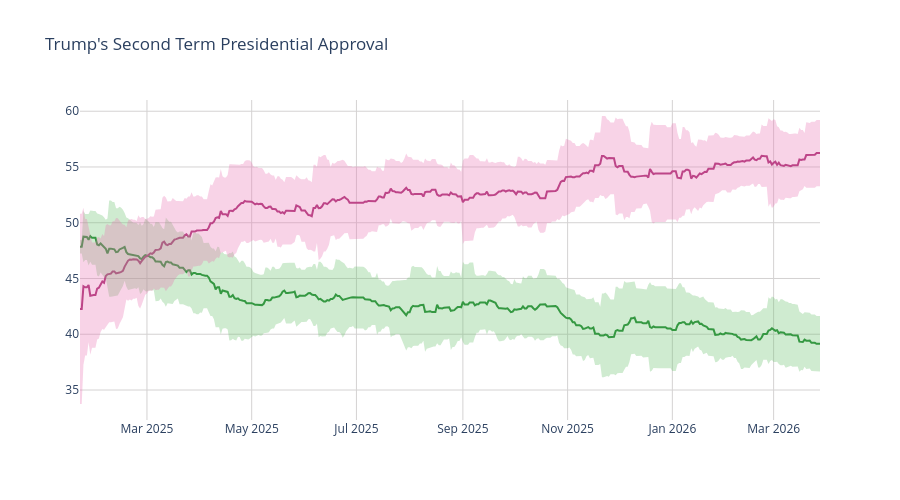

The notebook cell saved with this chart:
### Code cell
disappr_ci_hex = "#e86eaf"
appr_ci_hex = "#60be65"
disappr_ci_rgba = "rgba(232, 110, 175, 0.3)"
appr_ci_rgba = "rgba(96, 190, 101, 0.3)"
grid_col = "#d4d2d2"


# Approve
fig = go.Figure(go.Scatter(
    x=pres['end_date'],
    y=pres['approve'],
    hovertemplate="%{y:.2f}%",
    name="<b>Approve</b>",
    line=dict(color="#228833"),
    showlegend=False
))

# Disapprove
fig.add_trace(go.Scatter(
    x=pres['end_date'],
    y=pres['disapprove'],
    hovertemplate="%{y:.2f}%",
    name="<b>Disapprove</b>",
    line=dict(color="#aa3377"),
    showlegend=False
    )
)

# Approve CI
fig.add_traces([

    # Upper bound
    go.Scatter(
        x=pres['end_date'],
        y=pres['approve_upper_ci'],
        marker=dict(color=appr_ci_hex),
        line=dict(width=0),
        mode='lines',
        showlegend=False,
        hoverinfo="skip"
    ),

    # Lower bound
    go.Scatter(
        x=pres['end_date'],
        y=pres['approve_lower_ci'],
        marker=dict(color=appr_ci_hex),
        line=dict(width=0),
        mode='lines',
        fillcolor=appr_ci_rgba,
        fill="tonexty",
        showlegend=False,
        hoverinfo="skip"
    )
])

# Disapprove CI
fig.add_traces([

    # Upper bound
    go.Scatter(
        x=pres['end_date'],
        y=pres['disapprove_upper_ci'],
        marker=dict(color=disappr_ci_hex),
        line=dict(width=0),
        mode='lines',
        showlegend=False,
        hoverinfo="skip"
    ),

    # Lower bound
    go.Scatter(
        x=pres['end_date'],
        y=pres['disapprove_lower_ci'],
        marker=dict(color=disappr_ci_hex),
        line=dict(width=0),
        mode='lines',
        fillcolor=disappr_ci_rgba,
        fill="tonexty",
        showlegend=False,
        hoverinfo="skip"
    )
])

fig.update_layout(
    title=dict(text="Trump's Second Term Presidential Approval"),
    hovermode="x"
)

fig.update_xaxes(gridcolor=grid_col)
fig.update_yaxes(gridcolor=grid_col)

fig.update_layout(hovermode="x", hoverlabel_align="right", plot_bgcolor="rgba(0, 0, 0, 0)", height=500)
fig.show()

### Figure 1 — Plotly figure (JSON) as saved in the notebook; plotly's stock layout.template omitted (floating-point values rounded to 4 significant figures; data arrays with more than 128 entries replaced by an {"elided": "..."} marker saying what was removed)
{"data": [{"hovertemplate": "%{y:.2f}%", "line": {"color": "#228833"}, "name": "<b>Approve</b>", "showlegend": false, "type": "scatter", "x": {"elided": "432 str values"}, "y": {"elided": "432 float values"}}, {"hovertemplate": "%{y:.2f}%", "line": {"color": "#aa3377"}, "name": "<b>Disapprove</b>", "showlegend": false, "type": "scatter", "x": {"elided": "432 str values"}, "y": {"elided": "432 float values"}}, {"hoverinfo": "skip", "line": {"width": 0}, "marker": {"color": "#60be65"}, "mode": "lines", "showlegend": false, "type": "scatter", "x": {"elided": "432 str values"}, "y": {"elided": "432 float values"}}, {"fill": "tonexty", "fillcolor": "rgba(96, 190, 101, 0.3)", "hoverinfo": "skip", "line": {"width": 0}, "marker": {"color": "#60be65"}, "mode": "lines", "showlegend": false, "type": "scatter", "x": {"elided": "432 str values"}, "y": {"elided": "432 float values"}}, {"hoverinfo": "skip", "line": {"width": 0}, "marker": {"color": "#e86eaf"}, "mode": "lines", "showlegend": false, "type": "scatter", "x": {"elided": "432 str values"}, "y": {"elided": "432 float values"}}, {"fill": "tonexty", "fillcolor": "rgba(232, 110, 175, 0.3)", "hoverinfo": "skip", "line": {"width": 0}, "marker": {"color": "#e86eaf"}, "mode": "lines", "showlegend": false, "type": "scatter", "x": {"elided": "432 str values"}, "y": {"elided": "432 float values"}}], "layout": {"height": 500, "hoverlabel": {"align": "right"}, "hovermode": "x", "plot_bgcolor": "rgba(0, 0, 0, 0)", "title": {"text": "Trump's Second Term Presidential Approval"}, "xaxis": {"gridcolor": "#d4d2d2"}, "yaxis": {"gridcolor": "#d4d2d2"}}}
